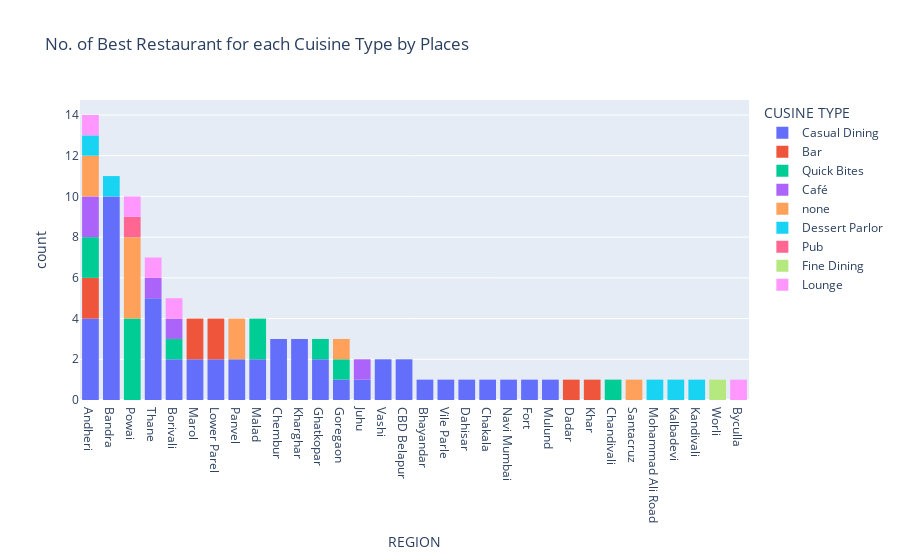

Notebook code cell kept with this figure:
### Code cell
fig = px.histogram(highest_rated_df, x='REGION', color='CUSINE TYPE',  
             title= 'No. of Best Restaurant for each Cuisine Type by Places').update_xaxes(categoryorder="total descending")
 
fig.show()

### Figure 1 — Plotly figure (JSON) as saved in the notebook; plotly's stock layout.template omitted (floating-point values rounded to 4 significant figures)
{"data": [{"bingroup": "x", "hovertemplate": "CUSINE TYPE=Casual Dining<br>REGION=%{x}<br>count=%{y}<extra></extra>", "legendgroup": "Casual Dining", "marker": {"color": "#636efa", "pattern": {"shape": ""}}, "name": "Casual Dining", "orientation": "v", "showlegend": true, "type": "histogram", "x": ["Bandra", "Marol", "Juhu", "Lower Parel", "Chembur", "Andheri", "Andheri", "Thane", "Vashi", "Kharghar", "Panvel", "Bhayandar", "Lower Parel", "Vile Parle", "Ghatkopar", "Dahisar", "CBD Belapur", "Thane", "Chakala", "Thane", "CBD Belapur", "Thane", "Navi Mumbai", "Vashi", "Bandra", "Malad", "Andheri", "Malad", "Borivali", "Bandra", "Bandra", "Bandra", "Marol", "Bandra", "Bandra", "Fort", "Ghatkopar", "Panvel", "Chembur", "Bandra", "Chembur", "Bandra", "Bandra", "Kharghar", "Thane", "Andheri", "Borivali", "Kharghar", "Mulund", "Goregaon"], "xaxis": "x", "yaxis": "y"}, {"bingroup": "x", "hovertemplate": "CUSINE TYPE=Bar<br>REGION=%{x}<br>count=%{y}<extra></extra>", "legendgroup": "Bar", "marker": {"color": "#EF553B", "pattern": {"shape": ""}}, "name": "Bar", "orientation": "v", "showlegend": true, "type": "histogram", "x": ["Dadar", "Lower Parel", "Andheri", "Khar", "Marol", "Lower Parel", "Andheri", "Marol"], "xaxis": "x", "yaxis": "y"}, {"bingroup": "x", "hovertemplate": "CUSINE TYPE=Quick Bites<br>REGION=%{x}<br>count=%{y}<extra></extra>", "legendgroup": "Quick Bites", "marker": {"color": "#00cc96", "pattern": {"shape": ""}}, "name": "Quick Bites", "orientation": "v", "showlegend": true, "type": "histogram", "x": ["Malad", "Borivali", "Powai", "Powai", "Andheri", "Andheri", "Ghatkopar", "Goregaon", "Malad", "Chandivali", "Powai", "Powai"], "xaxis": "x", "yaxis": "y"}, {"bingroup": "x", "hovertemplate": "CUSINE TYPE=Café<br>REGION=%{x}<br>count=%{y}<extra></extra>", "legendgroup": "Café", "marker": {"color": "#ab63fa", "pattern": {"shape": ""}}, "name": "Café", "orientation": "v", "showlegend": true, "type": "histogram", "x": ["Borivali", "Thane", "Andheri", "Andheri", "Juhu"], "xaxis": "x", "yaxis": "y"}, {"bingroup": "x", "hovertemplate": "CUSINE TYPE=none<br>REGION=%{x}<br>count=%{y}<extra></extra>", "legendgroup": "none", "marker": {"color": "#FFA15A", "pattern": {"shape": ""}}, "name": "none", "orientation": "v", "showlegend": true, "type": "histogram", "x": ["Santacruz", "Andheri", "Andheri", "Panvel", "Panvel", "Goregaon", "Powai", "Powai", "Powai", "Powai"], "xaxis": "x", "yaxis": "y"}, {"bingroup": "x", "hovertemplate": "CUSINE TYPE=Dessert Parlor<br>REGION=%{x}<br>count=%{y}<extra></extra>", "legendgroup": "Dessert Parlor", "marker": {"color": "#19d3f3", "pattern": {"shape": ""}}, "name": "Dessert Parlor", "orientation": "v", "showlegend": true, "type": "histogram", "x": ["Mohammad Ali Road", "Kalbadevi", "Andheri", "Bandra", "Kandivali"], "xaxis": "x", "yaxis": "y"}, {"bingroup": "x", "hovertemplate": "CUSINE TYPE=Pub<br>REGION=%{x}<br>count=%{y}<extra></extra>", "legendgroup": "Pub", "marker": {"color": "#FF6692", "pattern": {"shape": ""}}, "name": "Pub", "orientation": "v", "showlegend": true, "type": "histogram", "x": ["Powai"], "xaxis": "x", "yaxis": "y"}, {"bingroup": "x", "hovertemplate": "CUSINE TYPE=Fine Dining<br>REGION=%{x}<br>count=%{y}<extra></extra>", "legendgroup": "Fine Dining", "marker": {"color": "#B6E880", "pattern": {"shape": ""}}, "name": "Fine Dining", "orientation": "v", "showlegend": true, "type": "histogram", "x": ["Worli"], "xaxis": "x", "yaxis": "y"}, {"bingroup": "x", "hovertemplate": "CUSINE TYPE=Lounge<br>REGION=%{x}<br>count=%{y}<extra></extra>", "legendgroup": "Lounge", "marker": {"color": "#FF97FF", "pattern": {"shape": ""}}, "name": "Lounge", "orientation": "v", "showlegend": true, "type": "histogram", "x": ["Byculla", "Thane", "Borivali", "Powai", "Andheri"], "xaxis": "x", "yaxis": "y"}], "layout": {"barmode": "relative", "legend": {"title": {"text": "CUSINE TYPE"}, "tracegroupgap": 0}, "title": {"text": "No. of Best Restaurant for each Cuisine Type by Places"}, "xaxis": {"anchor": "y", "categoryorder": "total descending", "domain": [0, 1], "title": {"text": "REGION"}}, "yaxis": {"anchor": "x", "domain": [0, 1], "title": {"text": "count"}}}}
